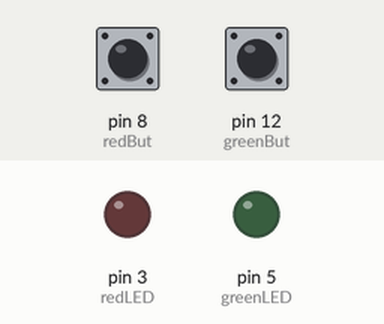
The sketch below on a simulated Arduino Uno, built with avr-gcc and run on an emulated ATmega328P. On the bench: output pins drawn as LEDs (lit = HIGH). The test bench sets the inputs (shaded band); at power-on: pin 8 (redBut) HIGH, pin 12 (greenBut) HIGH. EEPROM starts erased.

Above: at 1.2 s.
1.3 s: pin 8 (redBut) pulled LOW for 0.15 s
At 1.8 s:
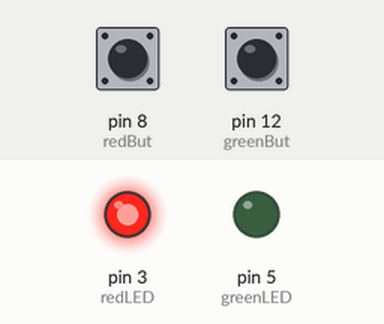
2.9 s: pin 12 (greenBut) pulled LOW for 0.15 s
At 4.1 s:
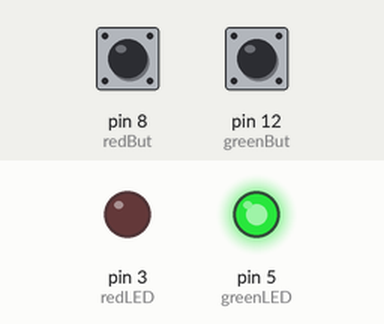
4.5 s: pin 8 (redBut) pulled LOW for 1 s
At 5.5 s:
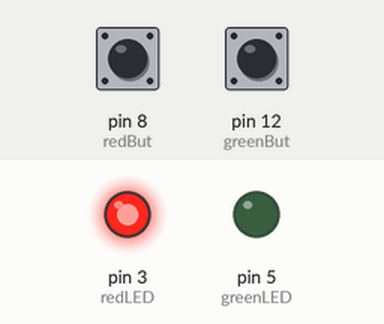
7.0 s: pin 12 (greenBut) pulled LOW for 1 s
At 7.4 s:
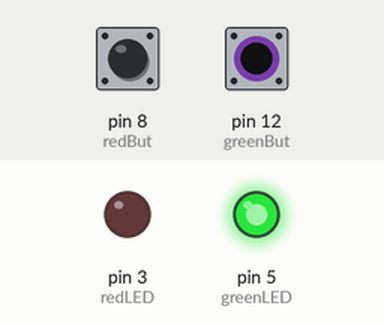
Timing chart, 0 to 10.0 s (numbered marks = the images above; inputs shaded):
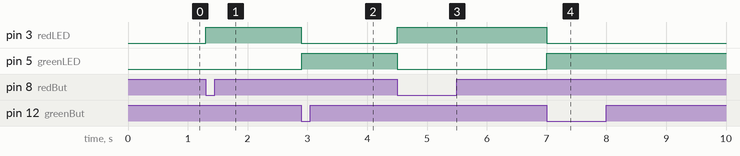

Measured:
- after the input at 1.3 s, pin 3 (redLED): LOW → HIGH at once
- after the input at 2.9 s, pin 3 (redLED): HIGH → LOW at once; pin 5 (greenLED): LOW → HIGH at once
- after the input at 4.5 s, pin 3 (redLED): LOW → HIGH at once; pin 5 (greenLED): HIGH → LOW at once
- after the input at 7.0 s, pin 3 (redLED): HIGH → LOW at once; pin 5 (greenLED): LOW → HIGH at once

The sketch:

31._EEPROM.ino
```cpp
#include <EEPROM.h>
//EEPROM is good 100,00 write/erase cycles
//3.3 ms per write

int greenLED=5,redLED=3;
int greenBut=12,redBut=8;

int greenVal;
int redVal;

int lastPress=0;
int address=0;

void setup() {
  // put your setup code here, to run once:
Serial.begin(9600);
pinMode(greenBut,INPUT);
digitalWrite(greenBut,HIGH);
pinMode(redBut,INPUT);
digitalWrite(redBut,HIGH);
pinMode(greenLED,OUTPUT);
pinMode(redLED,OUTPUT);
lastPress=EEPROM.read(address);
}

void loop() {
  // put your main code here, to run repeatedly:
greenVal=digitalRead(greenBut);
redVal=digitalRead(redBut);

if(greenVal==0)
{
  lastPress = greenVal;
  EEPROM.write(address,lastPress);
}
else if(redVal==0)
{
  lastPress = redVal;
  EEPROM.write(address,lastPress);
}
if(lastPress==greenVal)
{
  digitalWrite(redLED,LOW);
  EEPROM.write(address,redLED);
  digitalWrite(greenLED,HIGH);
  EEPROM.write(address,greenLED);
}
else if(lastPress==redVal)
{
  digitalWrite(redLED,HIGH);
  EEPROM.write(address,redLED);
  digitalWrite(greenLED,LOW);
  EEPROM.write(address,greenLED);
}
}
```
